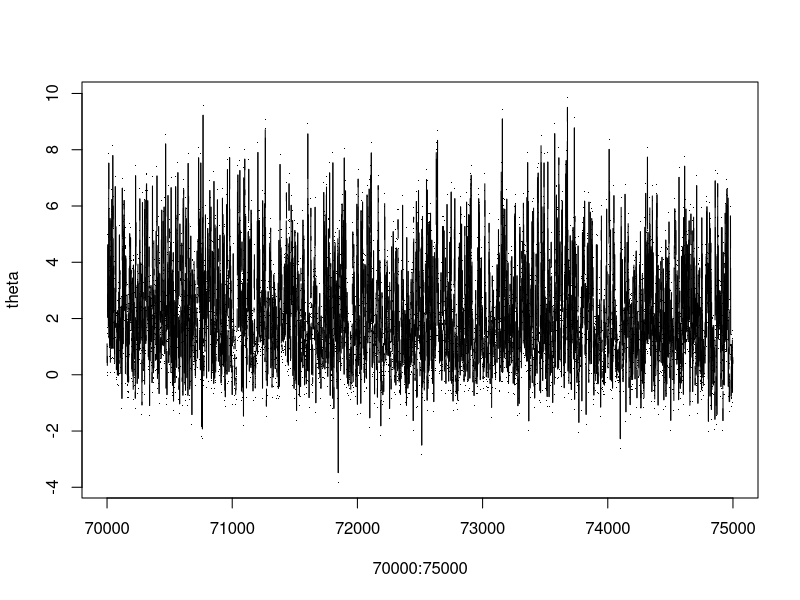

Write the R code that produced this figure.
#ex2 : # bayesian one-way anova. 

## Modeling 
#  y_ij   = theta_i  + \epsion_ij
#theta_i ~ N(mu, sigma_t2),   \epsilon_ij ~ N(0, sigma.e2)
#prior:
# mu \sim N( mu, sigma.02)
# sigma.t2 ~ IG(a_1, b_1) , sigma.e2 ~ IG(a_2, b_2) ,,, IG is inverse-Gamma distribution
# hyperprior:
# mu ~ N(mu0, sigma.02)


rm( list = ls() )
#install.packages("MCMCpack")
library(MCMCpack)

y =c(7.298, 3.846,  2.434, 9.566, 7.990,
     5.220, 6.556,  0.608,11.788, -.892,
     0.110,10.386, 13.434, 5.510, 8.166,
     2.212, 4.852,  7.092, 9.288, 4.980,
     0.282, 9.014,  4.458, 9.446, 7.198,
     1.722, 4.782,  8.106, 0.758, 3.758
)
y <- matrix(y,nrow=6, byrow = T)
y.bar <- apply(y, MARGIN = 1, mean)



# prior parameters -- prior distribution
a_1 = 1; b_1 = 1   # sigma.t2
a_2 = 0; b_2 = 0   # sigma.e2
mu0 <- 0 ; sigma.02 <-  10^12
K=dim(y)[1]; J = dim(y)[2]
iterN = 75000 


## initialzing ...
mu <- 0.1
sigma.e2 = 1
sigma.t2 = 1
theta <- rnorm(K, mu, sigma.t2^0.5)
result <- matrix(0,nrow = 3+K, ncol = iterN)

result[,1] <- c(mu, sigma.e2, sigma.t2, theta)

#Gibbs sampling 

set.seed(775)
for( j in 2:iterN){
    ## mu
    mean.mu <- (sigma.t2*mu0+sigma.02*sum(theta))/(sigma.t2+K*sigma.02)
    sigma2.mu <- (sigma.t2*sigma.02) / (sigma.t2+K*sigma.02)
    mu <- rnorm(1, mean.mu, sigma2.mu^(0.5))
    
    ## theta_i
    mean.theta <- numeric(K); sigma2.theta <- numeric(K)
    for ( i in 1:K){
        mean.theta[i] <- J*sigma.t2/(J*sigma.t2+sigma.e2)* y.bar[i] 
                               + sigma.e2/(J*sigma.t2+sigma.e2)* mu
        sigma2.theta[i]<- sigma.t2*sigma.e2/(J*sigma.t2+sigma.e2)
        theta[i] <- rnorm(1, mean.theta[i], sigma2.theta[i]^(1/2))
    }
   
    ## sigma.e2
    ss <- 0
    for(i in 1:K){
        ss <- ss + sum((y[i,]-theta[i])^2)
    }
    ss <- ss/2
    sigma.e2 <- rinvgamma(n=1, shape = a_2 + K*J/2, scale = b_2 +ss) 
    
    ## sigma.t2
    sigma.t2 <- rinvgamma(n=1, shape =  a_1 + K/2, scale = b_1 + sum((theta-mu)^2)/2)
    
    result[,j] <- c(mu, sigma.e2, sigma.t2, theta)
}


result <- t(result)
result <- data.frame(result)
names(result) <- c("mu","sigma.e2","sigma.t2","theta.1","theta.2","theta.3","theta.4","theta.5",
                   "theta.6")
apply(  result[70000:75000,],MARGIN = 2, 
      function(x) quantile(x, probs = c(0.025,0.25,0.5,0.75,0.975)) )

plot(70000:75000,result[["theta.1"]][70000:75000], ylab = "theta", pch =".", type = "b")
